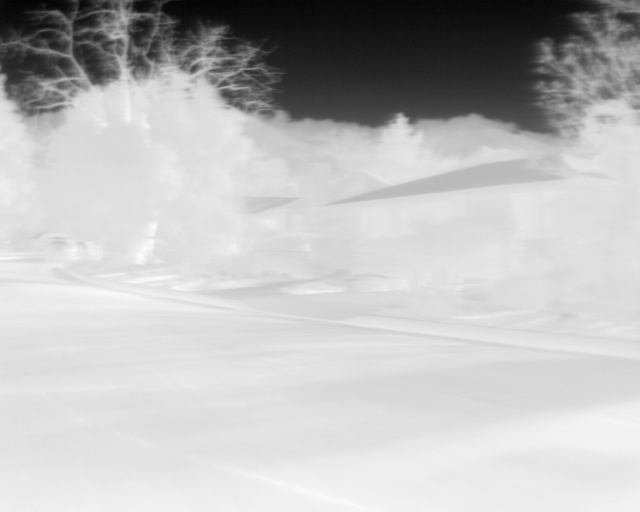
#> input picture data/thermal_16_bit/FLIR_00012.tiff, 640 x 512 px; its folder holds only this picture in this run
$ python main.py
#> lines starting #> are read from the running program, lines starting #| are printed output that depends on the picture
### src/services/loader.py
import numpy as np
from PIL import Image
from src.interfaces.base import IImageLoader

class TiffImageLoader(IImageLoader):
    def load(self, filepath: str) -> np.ndarray:
#> called with filepath = 'data/thermal_16_bit/FLIR_00012.tiff'
        try:
            img = Image.open(filepath)
#> img is the input picture: PIL image 640x512 I;16; min 6043, max 7251, mean 6938.9
            return np.array(img, dtype=np.uint16)
        except Exception as e:
            raise IOError(f"Failed to load image {filepath}: {e}")

### src/controllers/simulation.py
import glob
import os
from typing import List

from src.interfaces.base import IImageLoader, IPredictor, IEncoder, IView
from src.models.stats import MethodStats
from src.services.metrics import MetricsCalculator

class SimulationController:
    def __init__(self,
                 data_dir: str,
                 loader: IImageLoader,
                 predictors: List[IPredictor],
                 encoder: IEncoder,
                 view: IView):
        self.data_dir = data_dir
        self.loader = loader
        self.predictors = predictors
        self.encoder = encoder
        self.view = view
        self.stats = {p.get_name(): MethodStats(p.get_name()) for p in predictors}

    def run(self):
        files = sorted(glob.glob(os.path.join(self.data_dir, "*.tiff")))
        if not files:
            self.view.show_message("No TIFF files found.")
            return

        self.view.show_message(f"Starting simulation on {len(files)} images...")

        for i, f in enumerate(files):
            try:
                img = self.loader.load(f)
            except Exception as e:
                self.view.show_message(str(e))
                continue

            original_bytes_len = img.nbytes
#> original_bytes_len = 655360

            for predictor in self.predictors:
                # Prediction
                residuals = predictor.predict(img)

                # Metrics: Entropy
                entropy = MetricsCalculator.calculate_entropy(residuals)
                cr_entropy = MetricsCalculator.calculate_cr_entropy(entropy)

                # Metrics: Compression (Deflate as proxy)
                compressed = self.encoder.encode(residuals)
                cr_deflate = MetricsCalculator.calculate_cr_size(original_bytes_len, len(compressed))

                # Record Stats
                self.stats[predictor.get_name()].add_result(entropy, cr_entropy, cr_deflate)
#> this loop made 2 passes
#> (entropy, cr_entropy, cr_deflate) on passes 1 to 2: (5.06, 3.16, 2.51), (4.88, 3.28, 2.56)
#> pass 1, in predict, `residual = img_int - prediction`:
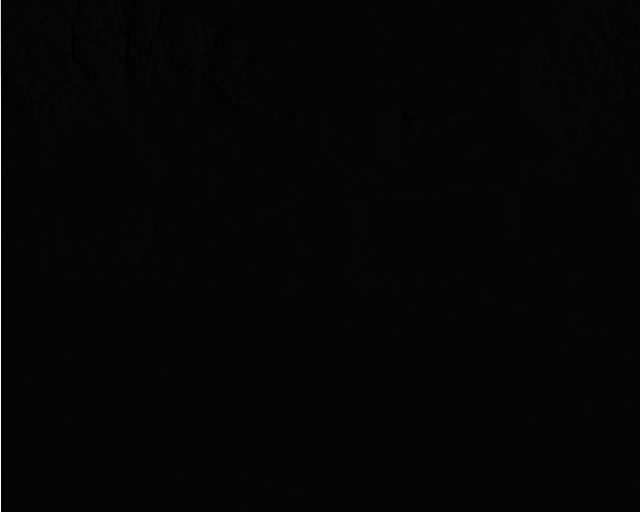
#> residual: shape (512, 640) int32; min -143, max 7227, mean 11; drawn with min black and max white
#> pass 2, in predict, `A = padded[1:, :-1]`:
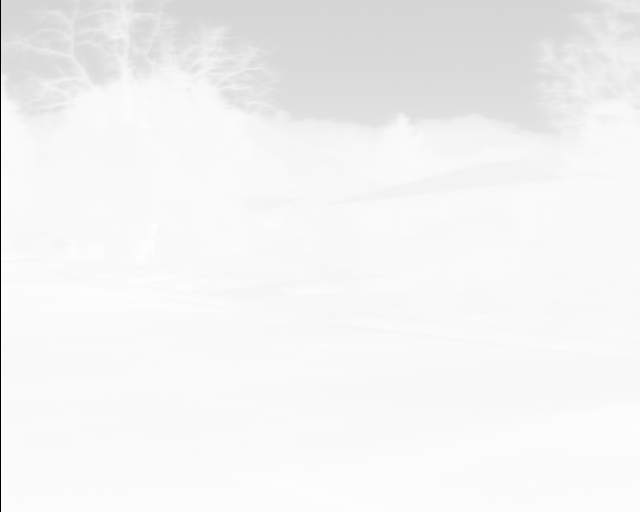
#> A: shape (512, 640) int32; min 0, max 7251, mean 6928; drawn with min black and max white

            self.view.show_progress(i + 1, len(files))

        self.view.show_results(self.stats)

### src/services/predictors.py
import numpy as np
from src.interfaces.base import IPredictor

class DPCMFixedPredictor(IPredictor):
    def get_name(self) -> str:
        return "DPCM_Fixed"

    def predict(self, image: np.ndarray) -> np.ndarray:
        """
        Fixed DPCM: Left Neighbor Prediction.
        """
        img_int = image.astype(np.int32)
        prediction = np.roll(img_int, 1, axis=1)
        prediction[:, 0] = 0
        residual = img_int - prediction
        return residual.flatten()

class AdaptiveMEDPredictor(IPredictor):
    def get_name(self) -> str:
        return "Adaptive_MED"

    def predict(self, image: np.ndarray) -> np.ndarray:
        """
        Adaptive DPCM: Median Edge Detection (MED) / LOCO-I.
        """
        img_int = image.astype(np.int32)
        rows, cols = img_int.shape

        padded = np.zeros((rows + 1, cols + 1), dtype=np.int32)
        padded[1:, 1:] = img_int

        A = padded[1:, :-1] # Left
        B = padded[:-1, 1:] # Up
        C = padded[:-1, :-1] # Up-Left

        max_ab = np.maximum(A, B)
        min_ab = np.minimum(A, B)

        pred = np.zeros_like(img_int)

        mask1 = C >= max_ab
        pred[mask1] = min_ab[mask1]

        mask2 = C <= min_ab
        pred[mask2] = max_ab[mask2]

        mask3 = ~(mask1 | mask2)
        pred[mask3] = A[mask3] + B[mask3] - C[mask3]

        residual = img_int - pred
        return residual.flatten()

### src/views/console.py
from src.interfaces.base import IView
import numpy as np

class ConsoleView(IView):
    def show_message(self, message: str):
        print(message)

    def show_progress(self, current: int, total: int):
        if current % 50 == 0 or current == total:
            print(f"Processed {current}/{total} images...")

    def show_results(self, results: dict):
        print("\n=== Simulation Results ===")
        for name, stats in results.items():
            avg_ent = np.mean(stats.entropies)
            avg_cr_ent = np.mean(stats.cr_entropies)
            avg_cr_deflate = np.mean(stats.cr_deflates)

            print(f"\nMethod: {name}")
            print(f"  Avg Entropy: {avg_ent:.4f} bits/pixel")
            print(f"  Avg CR (Entropy-based): {avg_cr_ent:.4f}:1")
            print(f"  Avg CR (Deflate/LZW proxy): {avg_cr_deflate:.4f}:1")
#> this loop made 2 passes
#|   Avg Entropy: 5.0628 bits/pixel
#|   Avg CR (Entropy-based): 3.1603:1
#|   Avg CR (Deflate/LZW proxy): 2.5115:1
#|   Avg Entropy: 4.8788 bits/pixel
#|   Avg CR (Entropy-based): 3.2795:1
#|   Avg CR (Deflate/LZW proxy): 2.5572:1

### src/models/stats.py
from dataclasses import dataclass, field
from typing import List

@dataclass
class MethodStats:
    name: str
    entropies: List[float] = field(default_factory=list)
    cr_entropies: List[float] = field(default_factory=list)
    cr_deflates: List[float] = field(default_factory=list)

    def add_result(self, entropy: float, cr_entropy: float, cr_deflate: float):
        self.entropies.append(entropy)
        self.cr_entropies.append(cr_entropy)
        self.cr_deflates.append(cr_deflate)

### src/services/metrics.py
import numpy as np

class MetricsCalculator:
    @staticmethod
    def calculate_entropy(data: np.ndarray) -> float:
        if len(data) == 0:
            return 0.0
        unique, counts = np.unique(data, return_counts=True)
        probs = counts / len(data)
        return -np.sum(probs * np.log2(probs))

    @staticmethod
    def calculate_cr_entropy(entropy: float, bit_depth: int = 16) -> float:
        return bit_depth / entropy if entropy > 0 else 0.0

    @staticmethod
    def calculate_cr_size(original_size: int, compressed_size: int) -> float:
        return original_size / compressed_size if compressed_size > 0 else 0.0

### src/services/encoders.py
import zlib
import numpy as np
from src.interfaces.base import IEncoder

class ZlibEncoder(IEncoder):
    def encode(self, data: np.ndarray) -> bytes:
        """
        Encodes data using ZigZag encoding followed by zlib compression.
        """
        # ZigZag encoding to map signed residuals to unsigned
        zigzag = (data << 1) ^ (data >> 31)
        zigzag_uint16 = zigzag.astype(np.uint16)
        return zlib.compress(zigzag_uint16.tobytes())

### main.py
from src.controllers.simulation import SimulationController
from src.services.loader import TiffImageLoader
from src.services.predictors import DPCMFixedPredictor, AdaptiveMEDPredictor
from src.services.encoders import ZlibEncoder
from src.views.console import ConsoleView

class Main:
    """
    Main entry point for the Mass Simulation Activity (Sprint 0, Step 1.1).
    Orchestrates the setup and execution of the simulation pipeline.
    """
    DATA_DIR = "/home/bira/github/LWIR-FPGA-Lossless-Compression/data/thermal_16_bit"

    def __init__(self):
        # Initialize Services (Dependency Injection)
        self.loader = TiffImageLoader()
        self.predictors = [DPCMFixedPredictor(), AdaptiveMEDPredictor()]
        self.encoder = ZlibEncoder()
        self.view = ConsoleView()

        # Initialize Controller
        self.controller = SimulationController(
            data_dir=self.DATA_DIR,
            loader=self.loader,
            predictors=self.predictors,
            encoder=self.encoder,
            view=self.view
        )

    def run(self):
        """Executes the simulation pipeline."""
        self.controller.run()

if __name__ == "__main__":
    app = Main()
    app.run()

$ run again, on data/thermal_16_bit/FLIR_00022.tiff
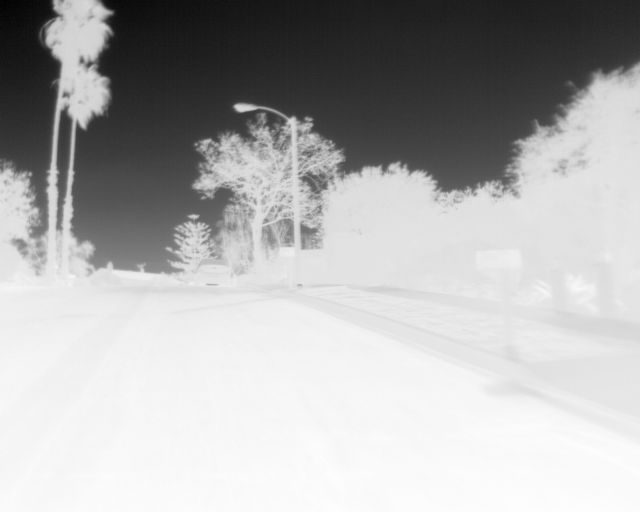
#> input picture data/thermal_16_bit/FLIR_00022.tiff, 640 x 512 px
#> in load, img is the input picture: PIL image 640x512 I;16; min 5382, max 7343, mean 6727.7
#> original_bytes_len = 655360
#> the loop in run, `for predictor in self.predictors:` made 2 passes
#> (entropy, cr_entropy, cr_deflate) on passes 1 to 2: (5.88, 2.72, 2.17), (5.63, 2.84, 2.25)
#> pass 2, in predict, `A = padded[1:, :-1]`:
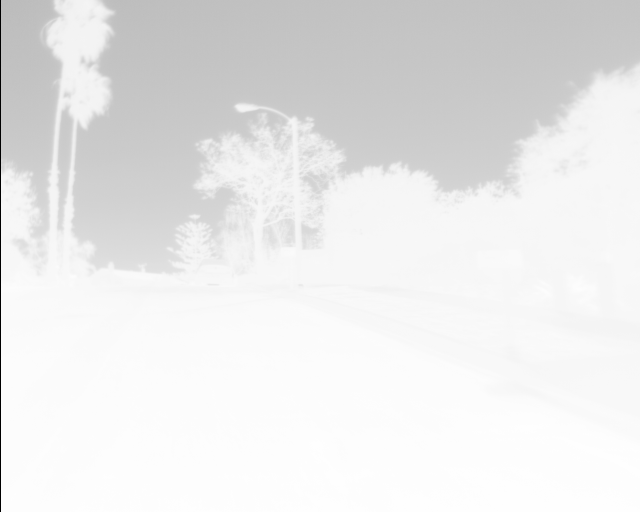
#> A: shape (512, 640) int32; min 0, max 7343, mean 6716.8; drawn with min black and max white
#> the loop in show_results, `for name, stats in results.items():` made 2 passes
#> (printed output is left out)

$ run again, on data/thermal_16_bit/FLIR_00027.tiff
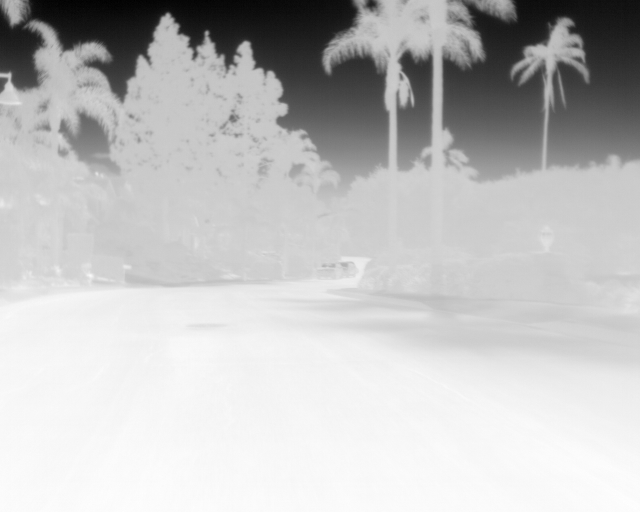
#> input picture data/thermal_16_bit/FLIR_00027.tiff, 640 x 512 px
#> in load, img is the input picture: PIL image 640x512 I;16; min 5886, max 7481, mean 7087.9
#> original_bytes_len = 655360
#> the loop in run, `for predictor in self.predictors:` made 2 passes
#> (entropy, cr_entropy, cr_deflate) on passes 1 to 2: (5.44, 2.94, 2.33), (5.11, 3.13, 2.44)
#> pass 2, in predict, `A = padded[1:, :-1]`:
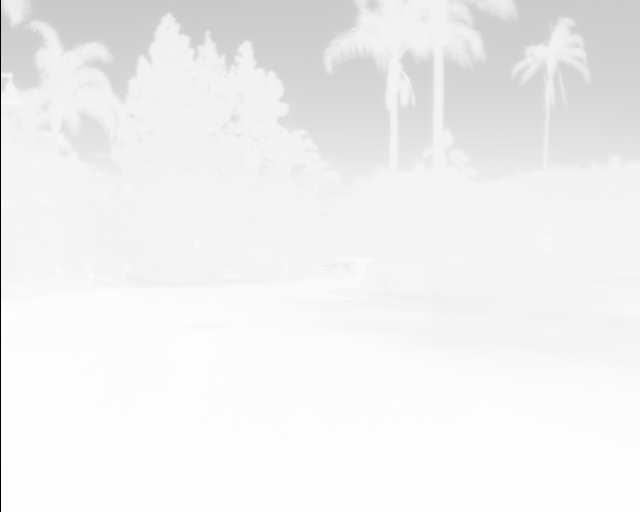
#> A: shape (512, 640) int32; min 0, max 7481, mean 7077; drawn with min black and max white
#> the loop in show_results, `for name, stats in results.items():` made 2 passes
#> (printed output is left out)

$ run again, on data/thermal_16_bit/FLIR_00039.tiff
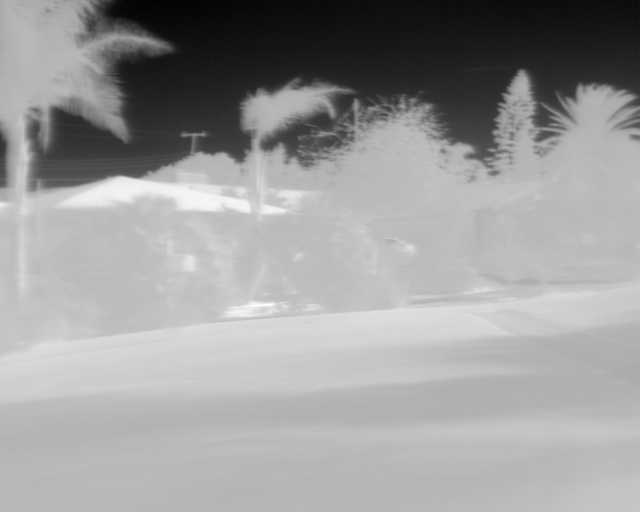
#> input picture data/thermal_16_bit/FLIR_00039.tiff, 640 x 512 px
#> in load, img is the input picture: PIL image 640x512 I;16; min 5688, max 7683, mean 6904.2
#> original_bytes_len = 655360
#> the loop in run, `for predictor in self.predictors:` made 2 passes
#> (entropy, cr_entropy, cr_deflate) on passes 1 to 2: (5.53, 2.89, 2.3), (5.26, 3.04, 2.38)
#> pass 2, in predict, `A = padded[1:, :-1]`:
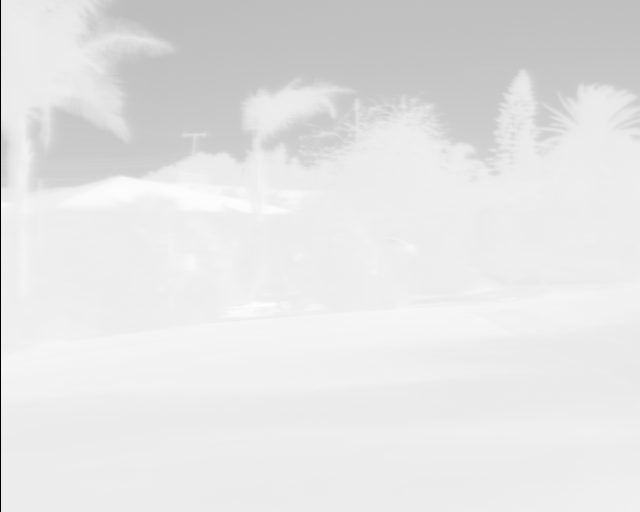
#> A: shape (512, 640) int32; min 0, max 7683, mean 6893.5; drawn with min black and max white
#> the loop in show_results, `for name, stats in results.items():` made 2 passes
#> (printed output is left out)

$ run again, on data/thermal_16_bit/FLIR_00014.tiff
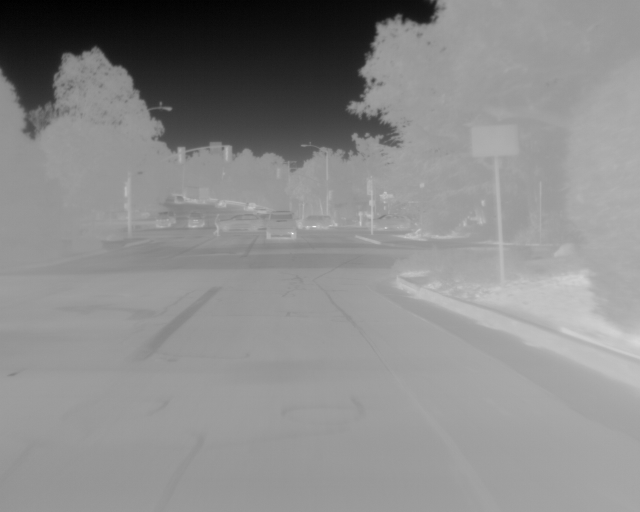
#> input picture data/thermal_16_bit/FLIR_00014.tiff, 640 x 512 px
#> in load, img is the input picture: PIL image 640x512 I;16; min 6080, max 7794, mean 7022.2
#> original_bytes_len = 655360
#> the loop in run, `for predictor in self.predictors:` made 2 passes
#> (entropy, cr_entropy, cr_deflate) on passes 1 to 2: (5.08, 3.15, 2.42), (4.89, 3.27, 2.49)
#> pass 2, in predict, `A = padded[1:, :-1]`:
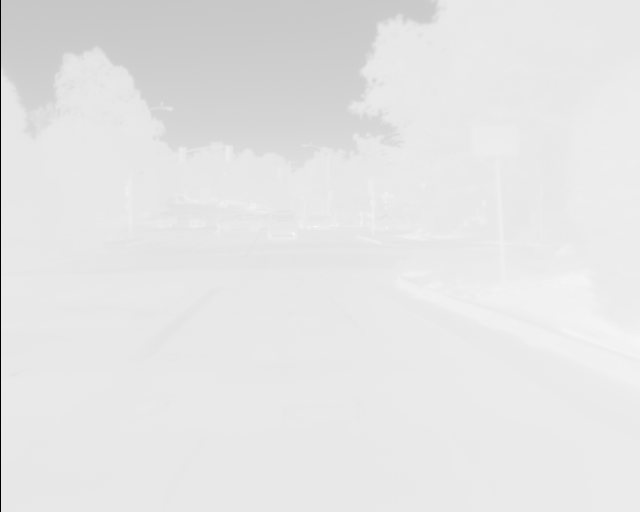
#> A: shape (512, 640) int32; min 0, max 7794, mean 7010.9; drawn with min black and max white
#> the loop in show_results, `for name, stats in results.items():` made 2 passes
#> (printed output is left out)
